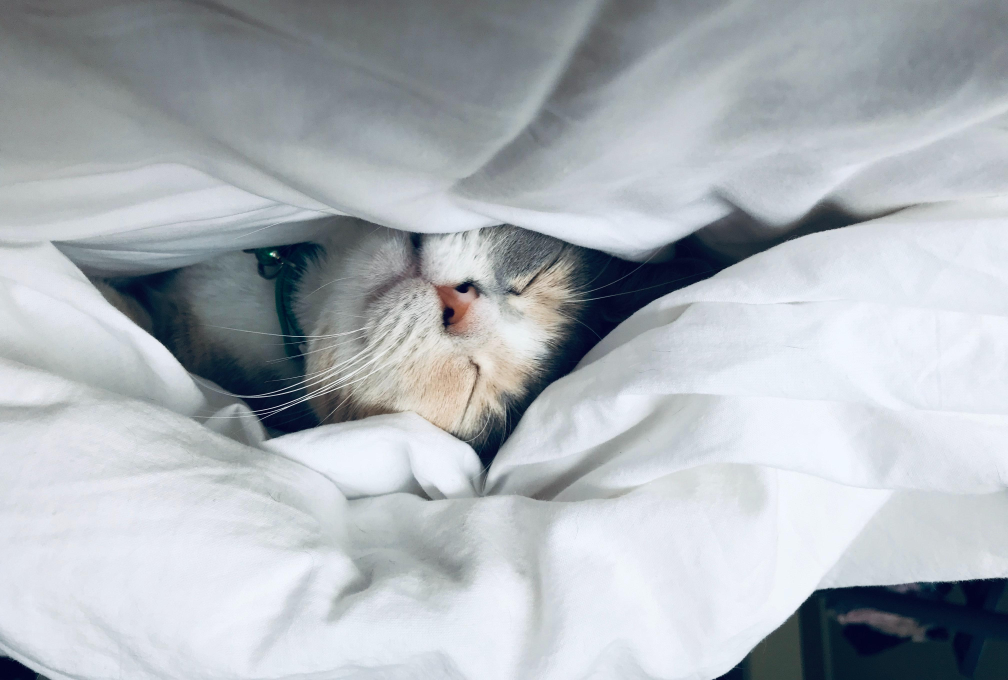
#> input picture resources/img/72.jpg, 4032 x 2720 px, given in place of 59.jpg, which was not available (shown at 1/4 size)
$ python 4_12.py
#> lines starting #> are read from the running program, lines starting #| are printed output that depends on the picture; pictures that were not available may be replaced by others from this repository, and a replacement may not be noted
"""
使用 Pillow 来处理图像：pip3 install Pillow
"""
# 图片相关
from io import BytesIO
from PIL import Image
import requests as req
from PIL import Image, ImageFilter
# 系统相关
import os


def pillow():
    # 打开图片，打印其格式、大小、图片类型
    img = Image.open('./resources/img/59.jpg')
    print(img.format, img.size, img.mode)

    Image.open('./resources/img/59.jpg').save('./resources/img/59_copy_plus.jpg')

    # 用 thumbnail() 方法为其生成原尺寸 1/3 大小的缩略图
    w, h = img.size
    img.thumbnail((w//3, h//3))
    img.save('./resources/img/59_thumbnail.jpg', 'jpeg')

    # 使用 filter() 滤镜，此处使用模糊效果
    img = Image.open('./resources/img/59.jpg')
    img1 = img.filter(ImageFilter.BLUR)
    img1.save('./resources/img/59_blur.jpg', 'jpeg')


def overturn():
    # 翻转
    img = Image.open('./resources/img/59.jpg')
#> img is the input picture: PIL image 4032x2720 RGB; mean R, G, B 173.4, 179.3, 185.3
    img1 = img.transpose(Image.FLIP_LEFT_RIGHT)
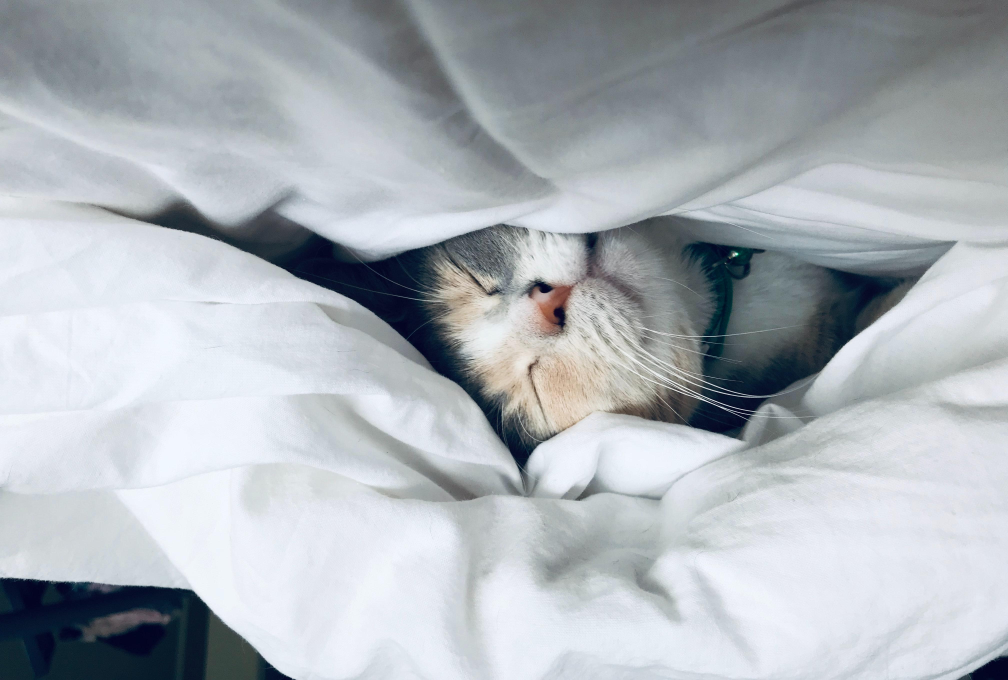
#> img1: PIL image 4032x2720 RGB (shown at 1/4 size); mean R, G, B 173.4, 179.3, 185.3
    img1.save('./resources/img/左右翻转.jpg', 'JPEG')
    img1 = img.transpose(Image.FLIP_TOP_BOTTOM)
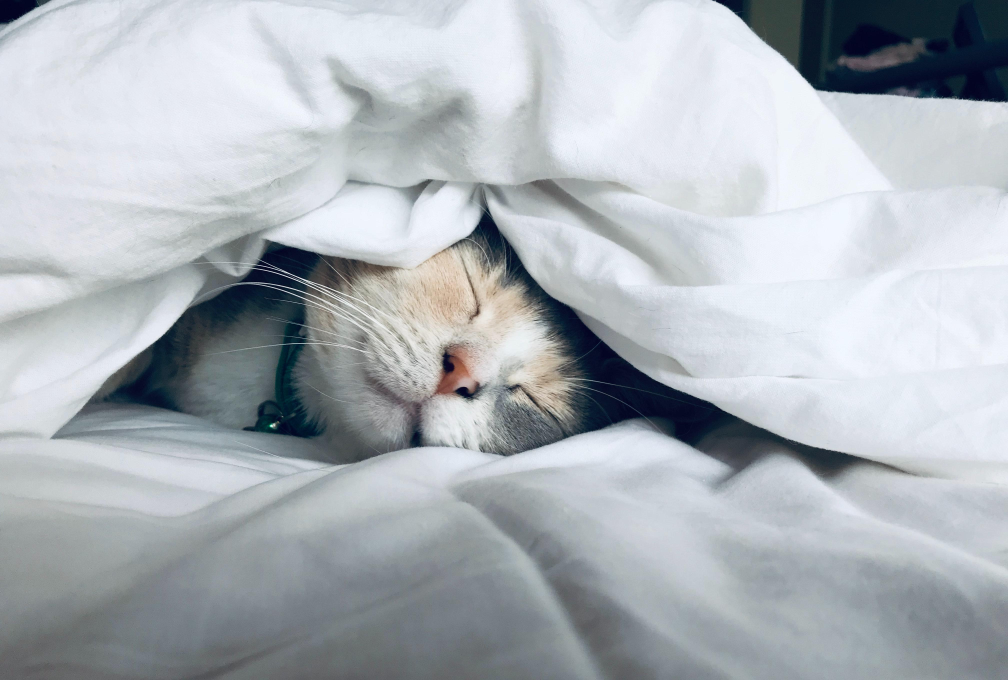
#> img1: PIL image 4032x2720 RGB (shown at 1/4 size); mean R, G, B 173.4, 179.3, 185.3
    img1.save('./resources/img/上下翻转.jpg', 'JPEG')
    img1 = img.transpose(Image.ROTATE_90)
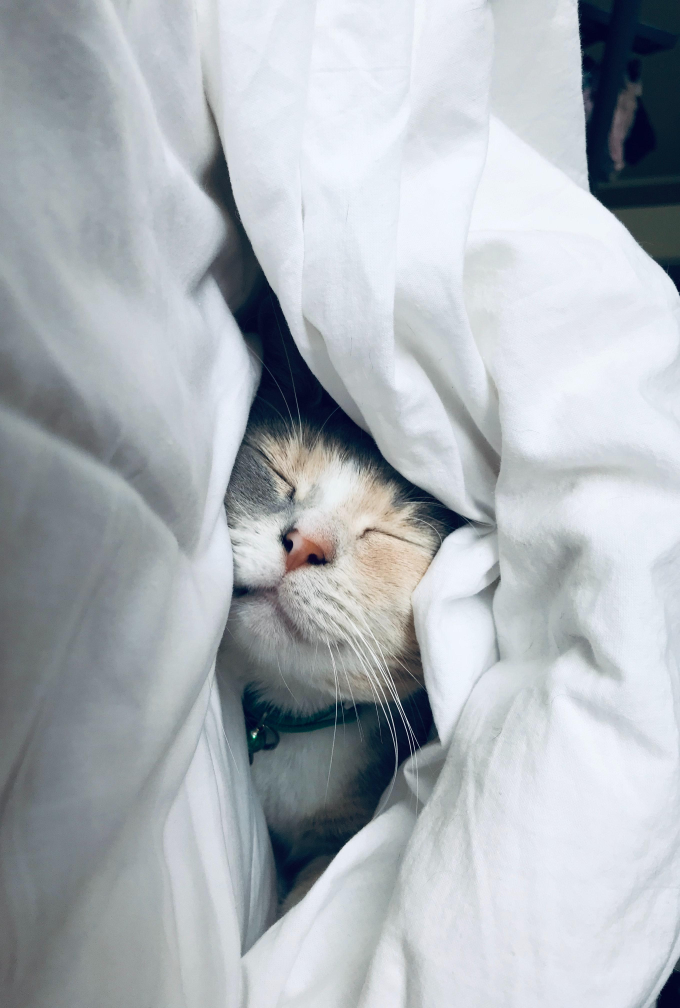
#> img1: PIL image 2720x4032 RGB (shown at 1/4 size); mean R, G, B 173.4, 179.3, 185.3
    img1.save('./resources/img/旋转90度.jpg', 'jpeg')
    img1 = img.transpose(Image.ROTATE_180)
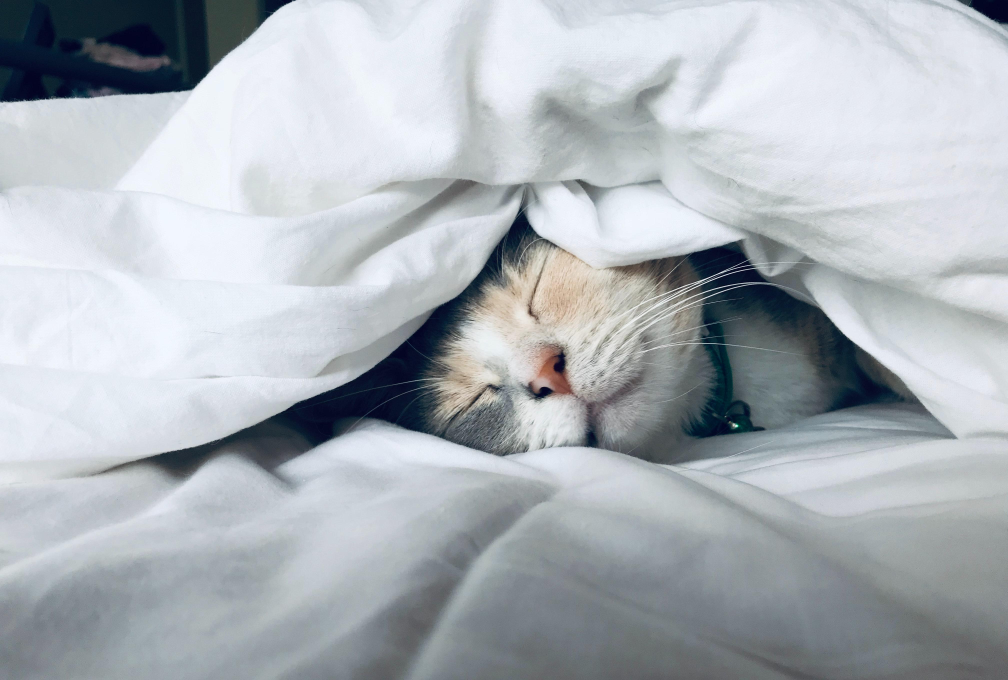
#> img1: PIL image 4032x2720 RGB (shown at 1/4 size); mean R, G, B 173.4, 179.3, 185.3
    img1.save('./resources/img/旋转180度.jpg', 'jpeg')

    # 学习遍历目录和文件
    list = os.listdir('./resources/img')
    # print(list)
    # 此处仅遍历 img 跟目录，遍历其子目录可以自行学习
    # 使用 os.path.splitext(file)[0] 可获得主文件名
    # 使用 os.path.splitext(file)[-1] 可获得以 . 开头的文件后缀名
    for file in list:
        if os.path.splitext(file)[-1] == '.jpg':
            print(os.path.splitext(file)[0])
    # 处理网络图片
    resp = req.get(
        'https://picl.zhimg.com/100/***.jpg')
    image = Image.open(BytesIO(resp.content))
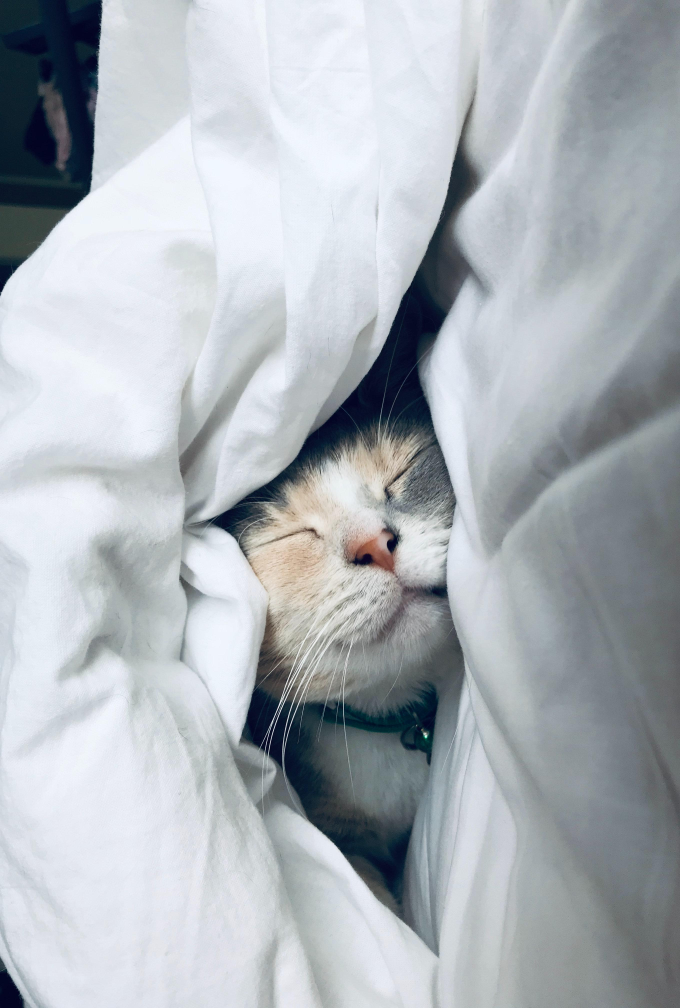
#> input picture resources/img/82.jpg, 2720 x 4032 px, given in place of ***.jpg, which was not available (shown at 1/4 size)
#> image is the input picture: PIL image 2720x4032 RGB; mean R, G, B 173.4, 179.3, 185.3
    # 在此之前可以做相关处理
    image.save('./resources/img/download_test.png')


if __name__ == "__main__":
    # pillow()
    overturn()
